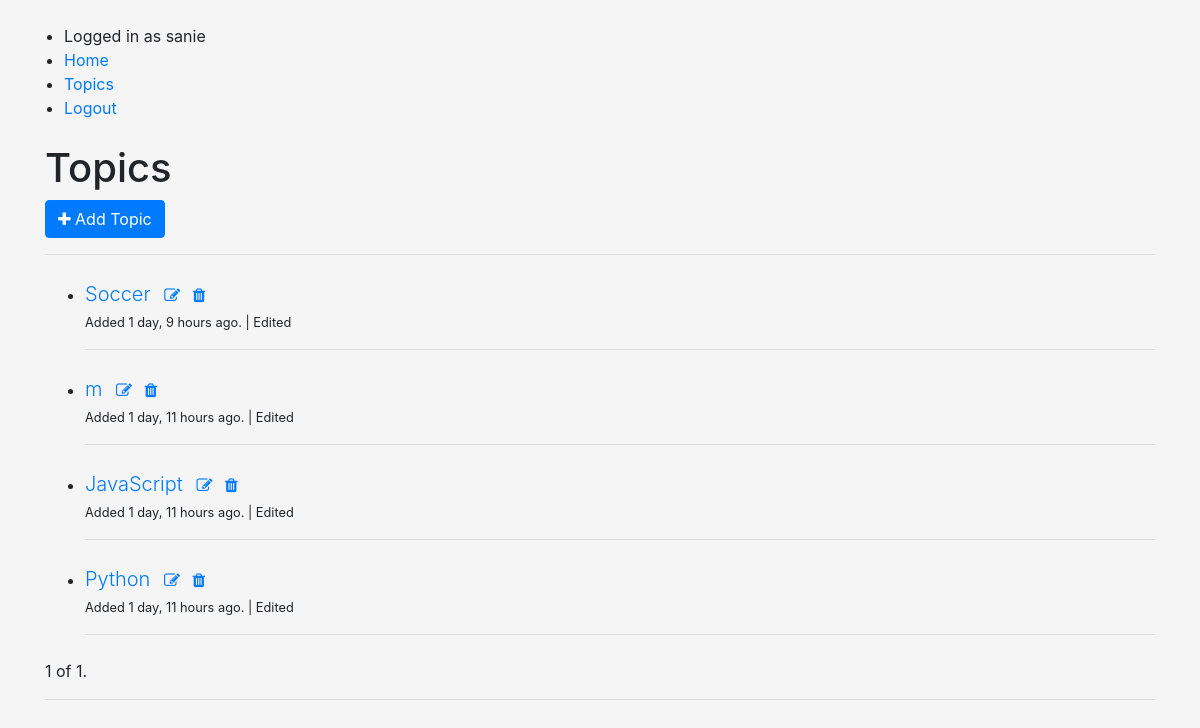
The app's page /topics/ (signed in), older data.
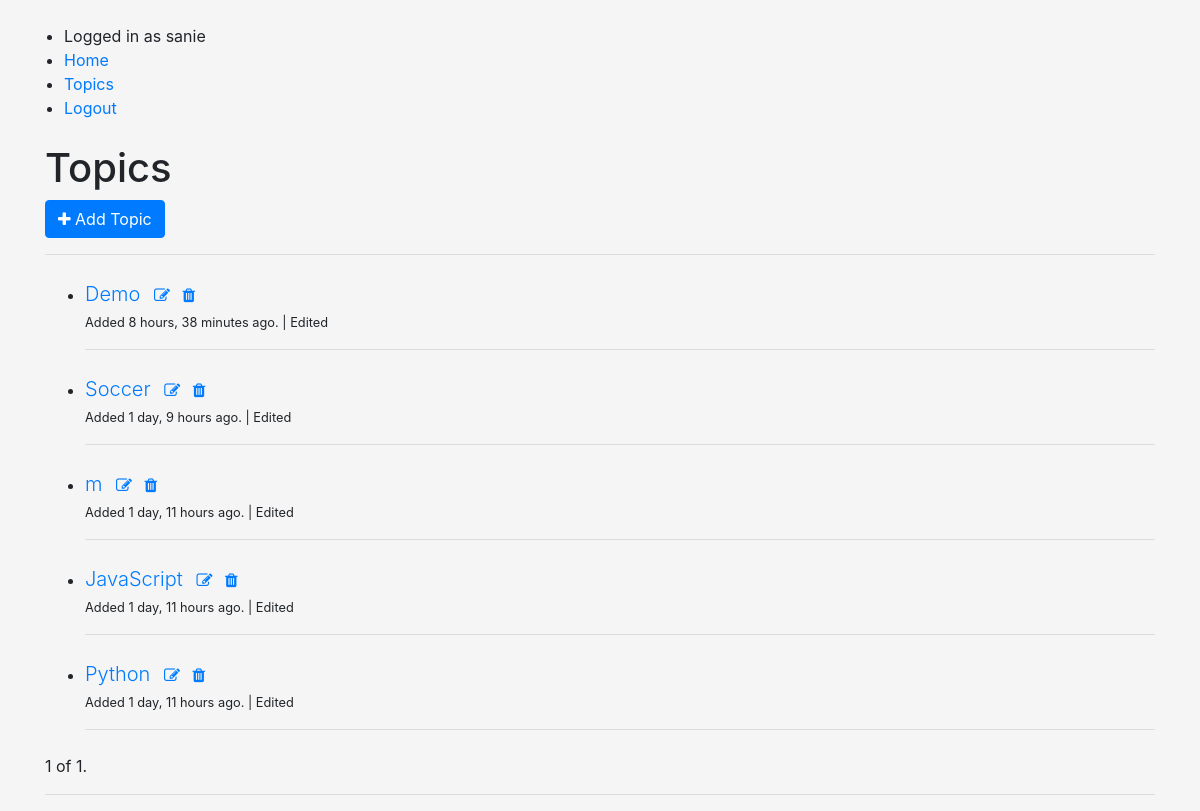
The same page, newer data.
### learning_logs/models.py (models this page shows, shortened)
class Topic(models.Model):
	owner = models.ForeignKey(User, on_delete=models.CASCADE)
	topic_name = models.CharField(max_length=60)
	date_added = models.DateTimeField(auto_now_add=True)
	topic_description = models.TextField(max_length=80, blank=True, null=True)
	class Meta:
		ordering = ['-date_added']
	def __str__(self):
		return self.topic_name

### learning_logs/views.py (the view)
# urls.py: path("topics/", views.TopicsList.as_view(), name="topics"),
class TopicsList(LoginRequiredMixin, generic.ListView):
	model = Topic
	template_name = 'learning_logs/topics.html'
	paginate_by = 5
	def get_queryset(self):
		topic_host = Topic.objects.filter(owner=self.request.user)
		return topic_host

### learning_logs/templates/learning_logs/topics.html (shortened to what this page needs)
{% extends 'learning_logs/base.html' %}
{% block content %}
	<h1>Topics </h1>
	<a href="{% url 'add-topic' %}" class="btn btn-primary"> <i class="fa fa-plus"></i> Add Topic</a>
<hr>
	<ul>
		{% for topic in object_list %}
		<li class="my-4">
			<span class="lead"><a href="{% url 'topic-detail' topic.id %}"> {{ topic }}</a> </span>
			<a href="{% url 'update-topic' topic.id %}" class="m-2">
				<i class="fa fa-edit"></i>
			</a>
			<a href="{% url 'delete-topic' topic.id %}">
				<i class="fa fa-trash"></i>
			</a>
			<p><small>Added {{topic.date_added|timesince}} ago. | Edited {{ topic.time_edited }}</small></p>
			<hr>
		</li>
		{% empty %}
		<li>No topics to show. Add new topics, and they will show here. </li>
		{% endfor %}
	</ul>
		<div class="pagination">
			<span class="step-links">
				<span class="current">
					{{ page_obj.number }} of {{ page_obj.paginator.num_pages }}.
				</span>
			</span>
		</div>
		<hr>
{% endblock content %}

Row changes from the older to the newer data that the page shows:
added Topic: topic_name "Demo", date_added "8 hours, 38 minutes"
